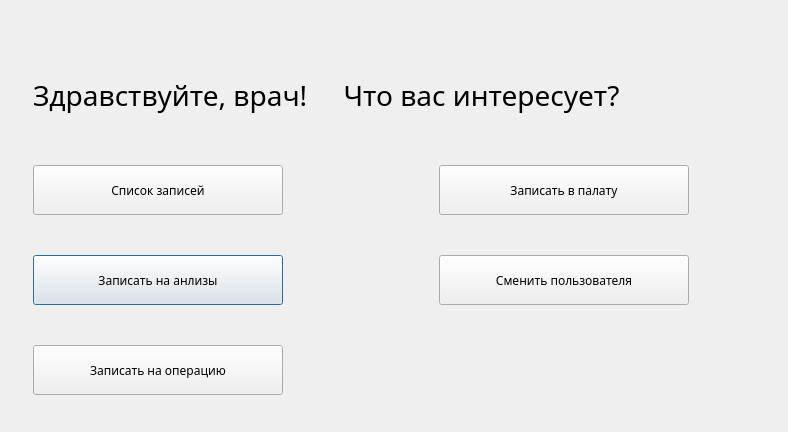
<?xml version="1.0" encoding="UTF-8"?>
<ui version="4.0">
 <class>doctormenu</class>
 <widget class="QDialog" name="doctormenu">
  <property name="geometry">
   <rect>
    <x>0</x>
    <y>0</y>
    <width>788</width>
    <height>432</height>
   </rect>
  </property>
  <property name="font">
   <font>
    <family>Gargi</family>
   </font>
  </property>
  <property name="windowTitle">
   <string>Меню врача</string>
  </property>
  <layout class="QGridLayout" name="gridLayout">
   <item row="2" column="0">
    <widget class="QPushButton" name="btnForAnalysis">
     <property name="minimumSize">
      <size>
       <width>250</width>
       <height>50</height>
      </size>
     </property>
     <property name="maximumSize">
      <size>
       <width>150</width>
       <height>30</height>
      </size>
     </property>
     <property name="text">
      <string>Записать на анлизы</string>
     </property>
    </widget>
   </item>
   <item row="3" column="0">
    <widget class="QPushButton" name="btnForSurgery">
     <property name="minimumSize">
      <size>
       <width>250</width>
       <height>50</height>
      </size>
     </property>
     <property name="maximumSize">
      <size>
       <width>150</width>
       <height>30</height>
      </size>
     </property>
     <property name="text">
      <string>Записать на операцию</string>
     </property>
    </widget>
   </item>
   <item row="2" column="1">
    <widget class="QPushButton" name="btnChangeUser">
     <property name="minimumSize">
      <size>
       <width>250</width>
       <height>50</height>
      </size>
     </property>
     <property name="maximumSize">
      <size>
       <width>150</width>
       <height>30</height>
      </size>
     </property>
     <property name="text">
      <string>Сменить пользователя</string>
     </property>
    </widget>
   </item>
   <item row="1" column="0">
    <widget class="QPushButton" name="btnRecordingList">
     <property name="minimumSize">
      <size>
       <width>250</width>
       <height>50</height>
      </size>
     </property>
     <property name="maximumSize">
      <size>
       <width>150</width>
       <height>30</height>
      </size>
     </property>
     <property name="text">
      <string>Список записей</string>
     </property>
    </widget>
   </item>
   <item row="1" column="1">
    <widget class="QPushButton" name="btnForWard">
     <property name="minimumSize">
      <size>
       <width>250</width>
       <height>50</height>
      </size>
     </property>
     <property name="maximumSize">
      <size>
       <width>150</width>
       <height>30</height>
      </size>
     </property>
     <property name="text">
      <string>Записать в палату</string>
     </property>
    </widget>
   </item>
   <item row="0" column="0" colspan="2">
    <widget class="QLabel" name="lbSpecialization_15">
     <property name="minimumSize">
      <size>
       <width>700</width>
       <height>70</height>
      </size>
     </property>
     <property name="maximumSize">
      <size>
       <width>200</width>
       <height>40</height>
      </size>
     </property>
     <property name="font">
      <font>
       <family>Gargi</family>
       <pointsize>21</pointsize>
      </font>
     </property>
     <property name="text">
      <string>Здравствуйте, врач!     Что вас интересует?</string>
     </property>
     <property name="margin">
      <number>7</number>
     </property>
    </widget>
   </item>
  </layout>
 </widget>
 <resources/>
 <connections/>
</ui>
